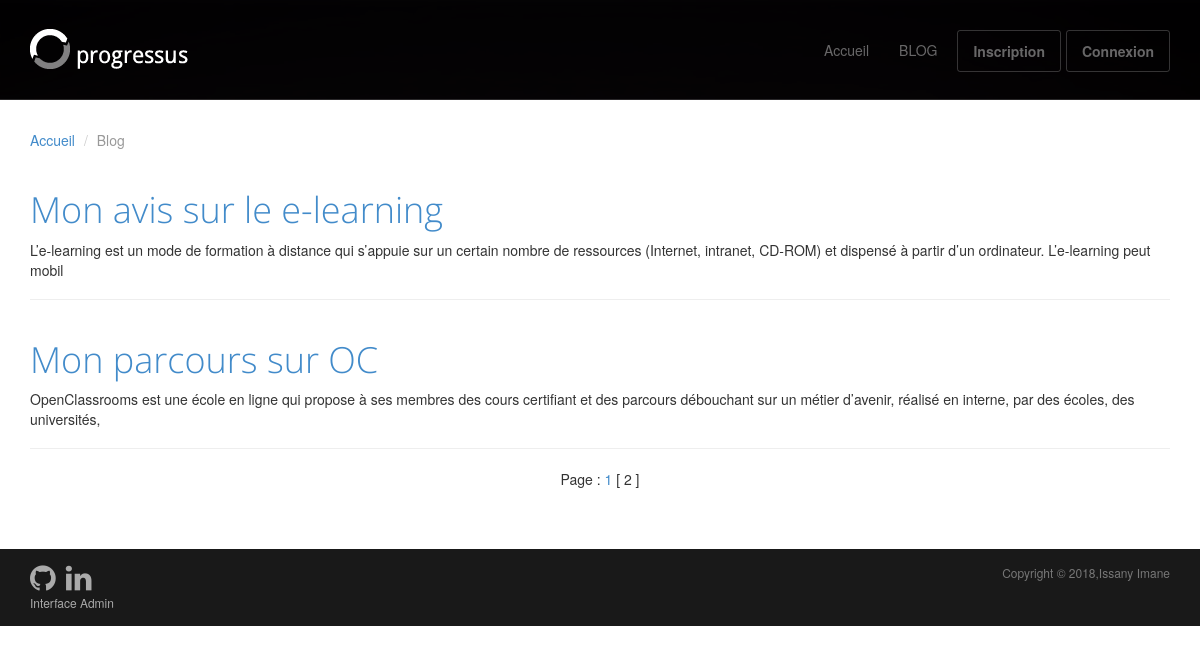
The page /index.php?action=listPosts&page=2 on the database its author committed.
### tables this page shows
CREATE TABLE IF NOT EXISTS `posts` (
  `id` int(11) NOT NULL AUTO_INCREMENT,
  `title` varchar(255) NOT NULL,
  `author` varchar(255) NOT NULL,
  `content` text NOT NULL,
  `creation_date` datetime NOT NULL,
  `update_date` datetime DEFAULT NULL,
  PRIMARY KEY (`id`)
);

### controller/frontend/frontendController.php (called while the page is built, shortened)
<?php
require_once('model/frontend/PostManager.php');
class frontendController
{
    public function listPosts()
    {
        $postManager = new PostManager();
        $messagesParPage = 5;
        $total = $postManager->totalPosts();
        $nombreDePages = ceil($total / $messagesParPage);
        if (isset($_GET['page']))
        {
            $pageActuelle = intval($_GET['page']);
        } else
        {
            $pageActuelle = 1;
        }
        $premiereEntree = ($pageActuelle - 1) * $messagesParPage;
        $posts = $postManager->getPosts($premiereEntree, $messagesParPage);
        require('view/frontend/listPostsView.php');
    }
}

### model/frontend/PostManager.php (called while the page is built, shortened)
<?php
class PostManager extends Manager
{
    public function totalPosts()
    {
        $db = $this->dbConnect();
        $retour_total  = $db->query('SELECT COUNT(*) AS total FROM posts');
        $donnees_total = $retour_total->fetch(PDO::FETCH_ASSOC);
        $total         = $donnees_total['total'];
        return $total;
    }
    public function getPosts($premiereEntree, $messagesParPage)
    {
        $db  = $this->dbConnect();
        $req = $db->query('SELECT id, title, author, content, DATE_FORMAT(creation_date, \'%d/%m/%Y\') AS creation_date_fr FROM posts ORDER BY creation_date DESC LIMIT ' . $premiereEntree . ', ' . $messagesParPage . '');
        $req->execute(array(
            $premiereEntree,
            $messagesParPage
        ));
        return $req;
    }
}

### view/frontend/listPostsView.php (the view, shortened to what this page needs)
<div class="container">
    <ol class="breadcrumb">
      <li><a href="index.php">Accueil</a></li>
      <li class="active">Blog</li>
    </ol>
    <div class="row">
      <article class="col-md-12 maincontent">
<?php
while ($data = $posts->fetch()) {
?>
<header class="page-header">
    <a href="index.php?action=post&amp;id=<?= $data['id'] ?>"><h1 class="page-title"><?= htmlspecialchars($data['title']) ?></h1></a>
  <p><?php
    echo substr($data['content'], 12, 200);
?></p>
</header>
<?php
}
?>
    </div>
  </div>
  <?php
    echo '<p align="center">Page : ';
      for($i=1; $i<=$nombreDePages; $i++)
      {
        if($i==$pageActuelle)
        {
          echo ' [ '.$i.' ] ';
        }
        else
        {
          echo ' <a href="index.php?action=listPosts&amp;page='.$i.'">'.$i.'</a> ';
        }
      }
    echo '</p>';
  ?>
<?php
require('view/frontend/template.php');
?>

### public/assets/css/main.css (style rules this page uses)
h1, h2, h3, h4, h5, h6 { font-family:"Open sans", Helvetica, Arial; }
h1, .h1, h2, .h2, h3, .h3 { margin-top:30px; }
.page-title { margin-top:20px; font-weight:300; }
.breadcrumb { background:none; padding:0; margin:30px 0 0px 0; }

### rows shown on the page
posts: title "Mon avis sur le e-learning", content "L’e-learning est un mode de formation à distance qui s’appuie sur un certain nombre de ressources (Internet, intranet, CD-ROM) et dispensé à partir d’un ordinateur. L’e-learning peut mobil"
posts: title "Mon parcours sur OC", content "OpenClassrooms est une école en ligne qui propose à ses membres des cours certifiant et des parcours débouchant sur un métier d’avenir, réalisé en interne, par des écoles, des universités,"
